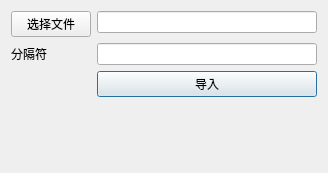
<?xml version="1.0" encoding="UTF-8"?>
<ui version="4.0">
 <class>Dialog</class>
 <widget class="QDialog" name="Dialog">
  <property name="geometry">
   <rect>
    <x>0</x>
    <y>0</y>
    <width>328</width>
    <height>173</height>
   </rect>
  </property>
  <property name="windowTitle">
   <string>Dialog</string>
  </property>
  <layout class="QFormLayout" name="formLayout">
   <item row="4" column="1">
    <widget class="QPushButton" name="pushButton">
     <property name="text">
      <string>导入</string>
     </property>
    </widget>
   </item>
   <item row="1" column="0">
    <widget class="QPushButton" name="button">
     <property name="text">
      <string>选择文件</string>
     </property>
    </widget>
   </item>
   <item row="1" column="1">
    <widget class="QLineEdit" name="lineEdit">
     <property name="maximumSize">
      <size>
       <width>249</width>
       <height>16777215</height>
      </size>
     </property>
    </widget>
   </item>
   <item row="3" column="1">
    <widget class="QLineEdit" name="lineEdit_2"/>
   </item>
   <item row="3" column="0">
    <widget class="QLabel" name="label">
     <property name="text">
      <string>分隔符</string>
     </property>
    </widget>
   </item>
  </layout>
 </widget>
 <resources/>
 <connections/>
</ui>
